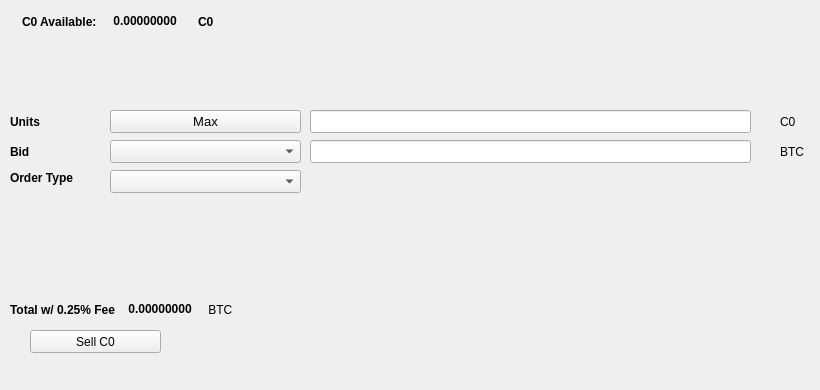
   <widget class="QWidget" name="SellTab">
    <attribute name="title">
     <string>Sell</string>
    </attribute>
    <widget class="QLabel" name="label_16">
     <property name="geometry">
      <rect>
       <x>780</x>
       <y>140</y>
       <width>31</width>
       <height>23</height>
      </rect>
     </property>
     <property name="text">
      <string>BTC</string>
     </property>
    </widget>
    <widget class="QComboBox" name="SellBidcomboBox">
     <property name="geometry">
      <rect>
       <x>110</x>
       <y>140</y>
       <width>191</width>
       <height>23</height>
      </rect>
     </property>
     <property name="font">
      <font>
       <pointsize>10</pointsize>
      </font>
     </property>
    </widget>
    <widget class="QLabel" name="label_18">
     <property name="geometry">
      <rect>
       <x>10</x>
       <y>110</y>
       <width>46</width>
       <height>23</height>
      </rect>
     </property>
     <property name="font">
      <font>
       <weight>75</weight>
       <bold>true</bold>
      </font>
     </property>
     <property name="text">
      <string>Units</string>
     </property>
    </widget>
    <widget class="QPushButton" name="Sell_Max_Amount">
     <property name="geometry">
      <rect>
       <x>110</x>
       <y>110</y>
       <width>191</width>
       <height>23</height>
      </rect>
     </property>
     <property name="font">
      <font>
       <pointsize>10</pointsize>
      </font>
     </property>
     <property name="text">
      <string>Max</string>
     </property>
    </widget>
    <widget class="QLabel" name="label_20">
     <property name="geometry">
      <rect>
       <x>10</x>
       <y>170</y>
       <width>91</width>
       <height>16</height>
      </rect>
     </property>
     <property name="font">
      <font>
       <weight>75</weight>
       <bold>true</bold>
      </font>
     </property>
     <property name="text">
      <string>Order Type</string>
     </property>
    </widget>
    <widget class="QComboBox" name="SellOrdertypeCombo">
     <property name="geometry">
      <rect>
       <x>110</x>
       <y>170</y>
       <width>191</width>
       <height>23</height>
      </rect>
     </property>
     <property name="font">
      <font>
       <pointsize>10</pointsize>
      </font>
     </property>
    </widget>
    <widget class="QLabel" name="label_21">
     <property name="geometry">
      <rect>
       <x>10</x>
       <y>140</y>
       <width>46</width>
       <height>23</height>
      </rect>
     </property>
     <property name="font">
      <font>
       <weight>75</weight>
       <bold>true</bold>
      </font>
     </property>
     <property name="text">
      <string>Bid</string>
     </property>
    </widget>
    <widget class="QLabel" name="label_22">
     <property name="geometry">
      <rect>
       <x>780</x>
       <y>110</y>
       <width>31</width>
       <height>23</height>
      </rect>
     </property>
     <property name="text">
      <string>C0</string>
     </property>
    </widget>
    <widget class="QLineEdit" name="UnitsInputC0">
     <property name="geometry">
      <rect>
       <x>310</x>
       <y>110</y>
       <width>441</width>
       <height>23</height>
      </rect>
     </property>
     <property name="font">
      <font>
       <pointsize>9</pointsize>
       <weight>75</weight>
       <bold>true</bold>
      </font>
     </property>
    </widget>
    <widget class="QLineEdit" name="SellBidPriceEdit">
     <property name="geometry">
      <rect>
       <x>310</x>
       <y>140</y>
       <width>441</width>
       <height>23</height>
      </rect>
     </property>
     <property name="font">
      <font>
       <pointsize>9</pointsize>
       <weight>75</weight>
       <bold>true</bold>
      </font>
     </property>
    </widget>
    <widget class="QPushButton" name="SellC0BTN">
     <property name="geometry">
      <rect>
       <x>30</x>
       <y>330</y>
       <width>131</width>
       <height>23</height>
      </rect>
     </property>
     <property name="text">
      <string>Sell C0</string>
     </property>
     <property name="icon">
      <iconset resource="../carbonzero">
       <normaloff>:/icons/bitcoin</normaloff>:/icons/bitcoin</iconset>
     </property>
    </widget>
    <widget class="QWidget" name="layoutWidget3">
     <property name="geometry">
      <rect>
       <x>22</x>
       <y>12</y>
       <width>258</width>
       <height>19</height>
      </rect>
     </property>
     <layout class="QHBoxLayout" name="horizontalLayout">
      <item>
       <widget class="QLabel" name="label232_2">
        <property name="font">
         <font>
          <weight>75</weight>
          <bold>true</bold>
         </font>
        </property>
        <property name="text">
         <string>C0 Available:</string>
        </property>
       </widget>
      </item>
      <item>
       <widget class="QLabel" name="C0AvailableLabel">
        <property name="palette">
         <palette>
          <active>
           <colorrole role="WindowText">
            <brush brushstyle="SolidPattern">
             <color alpha="255">
              <red>0</red>
              <green>0</green>
              <blue>0</blue>
             </color>
            </brush>
           </colorrole>
           <colorrole role="Button">
            <brush brushstyle="SolidPattern">
             <color alpha="255">
              <red>0</red>
              <green>170</green>
              <blue>0</blue>
             </color>
            </brush>
           </colorrole>
           <colorrole role="Light">
            <brush brushstyle="SolidPattern">
             <color alpha="255">
              <red>0</red>
              <green>255</green>
              <blue>0</blue>
             </color>
            </brush>
           </colorrole>
           <colorrole role="Midlight">
            <brush brushstyle="SolidPattern">
             <color alpha="255">
              <red>0</red>
              <green>212</green>
              <blue>0</blue>
             </color>
            </brush>
           </colorrole>
           <colorrole role="Dark">
            <brush brushstyle="SolidPattern">
             <color alpha="255">
              <red>0</red>
              <green>85</green>
              <blue>0</blue>
             </color>
            </brush>
           </colorrole>
           <colorrole role="Mid">
            <brush brushstyle="SolidPattern">
             <color alpha="255">
              <red>0</red>
              <green>113</green>
              <blue>0</blue>
             </color>
            </brush>
           </colorrole>
           <colorrole role="Text">
            <brush brushstyle="SolidPattern">
             <color alpha="255">
              <red>0</red>
              <green>170</green>
              <blue>0</blue>
             </color>
            </brush>
           </colorrole>
           <colorrole role="BrightText">
            <brush brushstyle="SolidPattern">
             <color alpha="255">
              <red>255</red>
              <green>255</green>
              <blue>255</blue>
             </color>
            </brush>
           </colorrole>
           <colorrole role="ButtonText">
            <brush brushstyle="SolidPattern">
             <color alpha="255">
              <red>0</red>
              <green>0</green>
              <blue>0</blue>
             </color>
            </brush>
           </colorrole>
           <colorrole role="Base">
            <brush brushstyle="SolidPattern">
             <color alpha="255">
              <red>255</red>
              <green>255</green>
              <blue>255</blue>
             </color>
            </brush>
           </colorrole>
           <colorrole role="Window">
            <brush brushstyle="SolidPattern">
             <color alpha="255">
              <red>0</red>
              <green>170</green>
              <blue>0</blue>
             </color>
            </brush>
           </colorrole>
           <colorrole role="Shadow">
            <brush brushstyle="SolidPattern">
             <color alpha="255">
              <red>0</red>
              <green>0</green>
              <blue>0</blue>
             </color>
            </brush>
           </colorrole>
           <colorrole role="AlternateBase">
            <brush brushstyle="SolidPattern">
             <color alpha="255">
              <red>127</red>
              <green>212</green>
              <blue>127</blue>
             </color>
            </brush>
           </colorrole>
           <colorrole role="ToolTipBase">
            <brush brushstyle="SolidPattern">
             <color alpha="255">
              <red>255</red>
              <green>255</green>
              <blue>220</blue>
             </color>
            </brush>
           </colorrole>
           <colorrole role="ToolTipText">
            <brush brushstyle="SolidPattern">
             <color alpha="255">
              <red>0</red>
              <green>0</green>
              <blue>0</blue>
             </color>
            </brush>
           </colorrole>
          </active>
          <inactive>
           <colorrole role="WindowText">
            <brush brushstyle="SolidPattern">
             <color alpha="255">
              <red>0</red>
              <green>0</green>
              <blue>0</blue>
             </color>
            </brush>
           </colorrole>
           <colorrole role="Button">
            <brush brushstyle="SolidPattern">
             <color alpha="255">
              <red>0</red>
              <green>170</green>
              <blue>0</blue>
             </color>
            </brush>
           </colorrole>
           <colorrole role="Light">
            <brush brushstyle="SolidPattern">
             <color alpha="255">
              <red>0</red>
              <green>255</green>
              <blue>0</blue>
             </color>
            </brush>
           </colorrole>
           <colorrole role="Midlight">
            <brush brushstyle="SolidPattern">
             <color alpha="255">
              <red>0</red>
              <green>212</green>
              <blue>0</blue>
             </color>
            </brush>
           </colorrole>
           <colorrole role="Dark">
            <brush brushstyle="SolidPattern">
             <color alpha="255">
              <red>0</red>
              <green>85</green>
              <blue>0</blue>
             </color>
            </brush>
           </colorrole>
           <colorrole role="Mid">
            <brush brushstyle="SolidPattern">
             <color alpha="255">
              <red>0</red>
              <green>113</green>
              <blue>0</blue>
             </color>
            </brush>
           </colorrole>
           <colorrole role="Text">
            <brush brushstyle="SolidPattern">
             <color alpha="255">
              <red>0</red>
              <green>170</green>
              <blue>0</blue>
             </color>
            </brush>
           </colorrole>
           <colorrole role="BrightText">
            <brush brushstyle="SolidPattern">
             <color alpha="255">
              <red>255</red>
              <green>255</green>
              <blue>255</blue>
             </color>
            </brush>
           </colorrole>
           <colorrole role="ButtonText">
            <brush brushstyle="SolidPattern">
             <color alpha="255">
              <red>0</red>
              <green>0</green>
              <blue>0</blue>
             </color>
            </brush>
           </colorrole>
           <colorrole role="Base">
            <brush brushstyle="SolidPattern">
             <color alpha="255">
              <red>255</red>
              <green>255</green>
              <blue>255</blue>
             </color>
            </brush>
           </colorrole>
           <colorrole role="Window">
            <brush brushstyle="SolidPattern">
             <color alpha="255">
              <red>0</red>
              <green>170</green>
              <blue>0</blue>
             </color>
            </brush>
           </colorrole>
           <colorrole role="Shadow">
            <brush brushstyle="SolidPattern">
             <color alpha="255">
              <red>0</red>
              <green>0</green>
              <blue>0</blue>
             </color>
            </brush>
           </colorrole>
           <colorrole role="AlternateBase">
            <brush brushstyle="SolidPattern">
             <color alpha="255">
              <red>127</red>
              <green>212</green>
              <blue>127</blue>
             </color>
            </brush>
           </colorrole>
           <colorrole role="ToolTipBase">
            <brush brushstyle="SolidPattern">
             <color alpha="255">
              <red>255</red>
              <green>255</green>
              <blue>220</blue>
             </color>
            </brush>
           </colorrole>
           <colorrole role="ToolTipText">
            <brush brushstyle="SolidPattern">
             <color alpha="255">
              <red>0</red>
              <green>0</green>
              <blue>0</blue>
             </color>
            </brush>
           </colorrole>
          </inactive>
          <disabled>
           <colorrole role="WindowText">
            <brush brushstyle="SolidPattern">
             <color alpha="255">
              <red>0</red>
              <green>85</green>
              <blue>0</blue>
             </color>
            </brush>
           </colorrole>
           <colorrole role="Button">
            <brush brushstyle="SolidPattern">
             <color alpha="255">
              <red>0</red>
              <green>170</green>
              <blue>0</blue>
             </color>
            </brush>
           </colorrole>
           <colorrole role="Light">
            <brush brushstyle="SolidPattern">
             <color alpha="255">
              <red>0</red>
              <green>255</green>
              <blue>0</blue>
             </color>
            </brush>
           </colorrole>
           <colorrole role="Midlight">
            <brush brushstyle="SolidPattern">
             <color alpha="255">
              <red>0</red>
              <green>212</green>
              <blue>0</blue>
             </color>
            </brush>
           </colorrole>
           <colorrole role="Dark">
            <brush brushstyle="SolidPattern">
             <color alpha="255">
              <red>0</red>
              <green>85</green>
              <blue>0</blue>
             </color>
            </brush>
           </colorrole>
           <colorrole role="Mid">
            <brush brushstyle="SolidPattern">
             <color alpha="255">
              <red>0</red>
              <green>113</green>
              <blue>0</blue>
             </color>
            </brush>
           </colorrole>
           <colorrole role="Text">
            <brush brushstyle="SolidPattern">
             <color alpha="255">
              <red>0</red>
              <green>85</green>
              <blue>0</blue>
             </color>
            </brush>
           </colorrole>
           <colorrole role="BrightText">
            <brush brushstyle="SolidPattern">
             <color alpha="255">
              <red>255</red>
              <green>255</green>
              <blue>255</blue>
             </color>
            </brush>
           </colorrole>
           <colorrole role="ButtonText">
            <brush brushstyle="SolidPattern">
             <color alpha="255">
              <red>0</red>
              <green>85</green>
              <blue>0</blue>
             </color>
            </brush>
           </colorrole>
           <colorrole role="Base">
            <brush brushstyle="SolidPattern">
             <color alpha="255">
              <red>0</red>
              <green>170</green>
              <blue>0</blue>
             </color>
            </brush>
           </colorrole>
           <colorrole role="Window">
            <brush brushstyle="SolidPattern">
             <color alpha="255">
              <red>0</red>
              <green>170</green>
              <blue>0</blue>
             </color>
            </brush>
           </colorrole>
           <colorrole role="Shadow">
            <brush brushstyle="SolidPattern">
             <color alpha="255">
              <red>0</red>
              <green>0</green>
              <blue>0</blue>
             </color>
            </brush>
           </colorrole>
           <colorrole role="AlternateBase">
            <brush brushstyle="SolidPattern">
             <color alpha="255">
              <red>0</red>
              <green>170</green>
              <blue>0</blue>
             </color>
            </brush>
           </colorrole>
           <colorrole role="ToolTipBase">
            <brush brushstyle="SolidPattern">
             <color alpha="255">
              <red>255</red>
              <green>255</green>
              <blue>220</blue>
             </color>
            </brush>
           </colorrole>
           <colorrole role="ToolTipText">
            <brush brushstyle="SolidPattern">
             <color alpha="255">
              <red>0</red>
              <green>0</green>
              <blue>0</blue>
             </color>
            </brush>
           </colorrole>
          </disabled>
         </palette>
        </property>
        <property name="font">
         <font>
          <weight>75</weight>
          <bold>true</bold>
         </font>
        </property>
        <property name="text">
         <string> 0.00000000 </string>
        </property>
        <property name="textInteractionFlags">
         <set>Qt::LinksAccessibleByMouse|Qt::TextSelectableByKeyboard|Qt::TextSelectableByMouse</set>
        </property>
       </widget>
      </item>
      <item>
       <widget class="QLabel" name="labelC0">
        <property name="font">
         <font>
          <weight>75</weight>
          <bold>true</bold>
         </font>
        </property>
        <property name="text">
         <string>C0</string>
        </property>
       </widget>
      </item>
     </layout>
    </widget>
    <widget class="QWidget" name="layoutWidget">
     <property name="geometry">
      <rect>
       <x>10</x>
       <y>300</y>
       <width>268</width>
       <height>19</height>
      </rect>
     </property>
     <layout class="QHBoxLayout" name="horizontalLayout_2">
      <item>
       <widget class="QLabel" name="label_19">
        <property name="font">
         <font>
          <weight>75</weight>
          <bold>true</bold>
         </font>
        </property>
        <property name="text">
         <string>Total w/ 0.25% Fee </string>
        </property>
       </widget>
      </item>
      <item>
       <widget class="QLabel" name="SellCostLabel">
        <property name="palette">
         <palette>
          <active>
           <colorrole role="WindowText">
            <brush brushstyle="SolidPattern">
             <color alpha="255">
              <red>0</red>
              <green>0</green>
              <blue>0</blue>
             </color>
            </brush>
           </colorrole>
           <colorrole role="Button">
            <brush brushstyle="SolidPattern">
             <color alpha="255">
              <red>0</red>
              <green>170</green>
              <blue>0</blue>
             </color>
            </brush>
           </colorrole>
           <colorrole role="Light">
            <brush brushstyle="SolidPattern">
             <color alpha="255">
              <red>0</red>
              <green>255</green>
              <blue>0</blue>
             </color>
            </brush>
           </colorrole>
           <colorrole role="Midlight">
            <brush brushstyle="SolidPattern">
             <color alpha="255">
              <red>0</red>
              <green>212</green>
              <blue>0</blue>
             </color>
            </brush>
           </colorrole>
           <colorrole role="Dark">
            <brush brushstyle="SolidPattern">
             <color alpha="255">
              <red>0</red>
              <green>85</green>
              <blue>0</blue>
             </color>
            </brush>
           </colorrole>
           <colorrole role="Mid">
            <brush brushstyle="SolidPattern">
             <color alpha="255">
              <red>0</red>
              <green>113</green>
              <blue>0</blue>
             </color>
            </brush>
           </colorrole>
           <colorrole role="Text">
            <brush brushstyle="SolidPattern">
             <color alpha="255">
              <red>0</red>
              <green>170</green>
              <blue>0</blue>
             </color>
            </brush>
           </colorrole>
           <colorrole role="BrightText">
            <brush brushstyle="SolidPattern">
             <color alpha="255">
              <red>255</red>
              <green>255</green>
              <blue>255</blue>
             </color>
            </brush>
           </colorrole>
           <colorrole role="ButtonText">
            <brush brushstyle="SolidPattern">
             <color alpha="255">
              <red>0</red>
              <green>0</green>
              <blue>0</blue>
             </color>
            </brush>
           </colorrole>
           <colorrole role="Base">
            <brush brushstyle="SolidPattern">
             <color alpha="255">
              <red>255</red>
              <green>255</green>
              <blue>255</blue>
             </color>
            </brush>
           </colorrole>
           <colorrole role="Window">
            <brush brushstyle="SolidPattern">
             <color alpha="255">
              <red>0</red>
              <green>170</green>
              <blue>0</blue>
             </color>
            </brush>
           </colorrole>
           <colorrole role="Shadow">
            <brush brushstyle="SolidPattern">
             <color alpha="255">
              <red>0</red>
              <green>0</green>
              <blue>0</blue>
             </color>
            </brush>
           </colorrole>
           <colorrole role="AlternateBase">
            <brush brushstyle="SolidPattern">
             <color alpha="255">
              <red>127</red>
              <green>212</green>
              <blue>127</blue>
             </color>
            </brush>
           </colorrole>
           <colorrole role="ToolTipBase">
            <brush brushstyle="SolidPattern">
             <color alpha="255">
              <red>255</red>
              <green>255</green>
              <blue>220</blue>
             </color>
            </brush>
           </colorrole>
           <colorrole role="ToolTipText">
            <brush brushstyle="SolidPattern">
             <color alpha="255">
              <red>0</red>
              <green>0</green>
              <blue>0</blue>
             </color>
            </brush>
           </colorrole>
          </active>
          <inactive>
           <colorrole role="WindowText">
            <brush brushstyle="SolidPattern">
             <color alpha="255">
              <red>0</red>
              <green>0</green>
              <blue>0</blue>
             </color>
            </brush>
           </colorrole>
           <colorrole role="Button">
            <brush brushstyle="SolidPattern">
             <color alpha="255">
              <red>0</red>
              <green>170</green>
              <blue>0</blue>
             </color>
            </brush>
           </colorrole>
           <colorrole role="Light">
            <brush brushstyle="SolidPattern">
             <color alpha="255">
              <red>0</red>
              <green>255</green>
              <blue>0</blue>
             </color>
            </brush>
           </colorrole>
           <colorrole role="Midlight">
            <brush brushstyle="SolidPattern">
             <color alpha="255">
              <red>0</red>
              <green>212</green>
              <blue>0</blue>
             </color>
            </brush>
           </colorrole>
           <colorrole role="Dark">
            <brush brushstyle="SolidPattern">
             <color alpha="255">
              <red>0</red>
              <green>85</green>
              <blue>0</blue>
             </color>
            </brush>
           </colorrole>
           <colorrole role="Mid">
            <brush brushstyle="SolidPattern">
             <color alpha="255">
              <red>0</red>
              <green>113</green>
              <blue>0</blue>
             </color>
            </brush>
           </colorrole>
           <colorrole role="Text">
            <brush brushstyle="SolidPattern">
             <color alpha="255">
              <red>0</red>
              <green>170</green>
              <blue>0</blue>
             </color>
            </brush>
           </colorrole>
           <colorrole role="BrightText">
            <brush brushstyle="SolidPattern">
             <color alpha="255">
              <red>255</red>
              <green>255</green>
              <blue>255</blue>
             </color>
            </brush>
           </colorrole>
           <colorrole role="ButtonText">
            <brush brushstyle="SolidPattern">
             <color alpha="255">
              <red>0</red>
              <green>0</green>
              <blue>0</blue>
             </color>
            </brush>
           </colorrole>
           <colorrole role="Base">
            <brush brushstyle="SolidPattern">
             <color alpha="255">
              <red>255</red>
              <green>255</green>
              <blue>255</blue>
             </color>
            </brush>
           </colorrole>
           <colorrole role="Window">
            <brush brushstyle="SolidPattern">
             <color alpha="255">
              <red>0</red>
              <green>170</green>
              <blue>0</blue>
             </color>
            </brush>
           </colorrole>
           <colorrole role="Shadow">
            <brush brushstyle="SolidPattern">
             <color alpha="255">
              <red>0</red>
              <green>0</green>
              <blue>0</blue>
             </color>
            </brush>
           </colorrole>
           <colorrole role="AlternateBase">
            <brush brushstyle="SolidPattern">
             <color alpha="255">
              <red>127</red>
              <green>212</green>
              <blue>127</blue>
             </color>
            </brush>
           </colorrole>
           <colorrole role="ToolTipBase">
            <brush brushstyle="SolidPattern">
             <color alpha="255">
              <red>255</red>
              <green>255</green>
              <blue>220</blue>
             </color>
            </brush>
           </colorrole>
           <colorrole role="ToolTipText">
            <brush brushstyle="SolidPattern">
             <color alpha="255">
              <red>0</red>
              <green>0</green>
              <blue>0</blue>
             </color>
            </brush>
           </colorrole>
          </inactive>
          <disabled>
           <colorrole role="WindowText">
            <brush brushstyle="SolidPattern">
             <color alpha="255">
              <red>0</red>
              <green>85</green>
              <blue>0</blue>
             </color>
            </brush>
           </colorrole>
           <colorrole role="Button">
            <brush brushstyle="SolidPattern">
             <color alpha="255">
              <red>0</red>
              <green>170</green>
              <blue>0</blue>
             </color>
            </brush>
           </colorrole>
           <colorrole role="Light">
            <brush brushstyle="SolidPattern">
             <color alpha="255">
              <red>0</red>
              <green>255</green>
              <blue>0</blue>
             </color>
            </brush>
           </colorrole>
           <colorrole role="Midlight">
            <brush brushstyle="SolidPattern">
             <color alpha="255">
              <red>0</red>
              <green>212</green>
              <blue>0</blue>
             </color>
            </brush>
           </colorrole>
           <colorrole role="Dark">
            <brush brushstyle="SolidPattern">
             <color alpha="255">
              <red>0</red>
              <green>85</green>
              <blue>0</blue>
             </color>
            </brush>
           </colorrole>
           <colorrole role="Mid">
            <brush brushstyle="SolidPattern">
             <color alpha="255">
              <red>0</red>
              <green>113</green>
              <blue>0</blue>
             </color>
            </brush>
           </colorrole>
           <colorrole role="Text">
            <brush brushstyle="SolidPattern">
             <color alpha="255">
              <red>0</red>
              <green>85</green>
              <blue>0</blue>
             </color>
            </brush>
           </colorrole>
           <colorrole role="BrightText">
            <brush brushstyle="SolidPattern">
             <color alpha="255">
              <red>255</red>
              <green>255</green>
              <blue>255</blue>
             </color>
            </brush>
           </colorrole>
           <colorrole role="ButtonText">
            <brush brushstyle="SolidPattern">
             <color alpha="255">
              <red>0</red>
              <green>85</green>
              <blue>0</blue>
             </color>
            </brush>
           </colorrole>
           <colorrole role="Base">
            <brush brushstyle="SolidPattern">
             <color alpha="255">
              <red>0</red>
              <green>170</green>
              <blue>0</blue>
             </color>
            </brush>
           </colorrole>
           <colorrole role="Window">
            <brush brushstyle="SolidPattern">
             <color alpha="255">
              <red>0</red>
              <green>170</green>
              <blue>0</blue>
             </color>
            </brush>
           </colorrole>
           <colorrole role="Shadow">
            <brush brushstyle="SolidPattern">
             <color alpha="255">
              <red>0</red>
              <green>0</green>
              <blue>0</blue>
             </color>
            </brush>
           </colorrole>
           <colorrole role="AlternateBase">
            <brush brushstyle="SolidPattern">
             <color alpha="255">
              <red>0</red>
              <green>170</green>
              <blue>0</blue>
             </color>
            </brush>
           </colorrole>
           <colorrole role="ToolTipBase">
            <brush brushstyle="SolidPattern">
             <color alpha="255">
              <red>255</red>
              <green>255</green>
              <blue>220</blue>
             </color>
            </brush>
           </colorrole>
           <colorrole role="ToolTipText">
            <brush brushstyle="SolidPattern">
             <color alpha="255">
              <red>0</red>
              <green>0</green>
              <blue>0</blue>
             </color>
            </brush>
           </colorrole>
          </disabled>
         </palette>
        </property>
        <property name="font">
         <font>
          <weight>75</weight>
          <bold>true</bold>
         </font>
        </property>
        <property name="autoFillBackground">
         <bool>false</bool>
        </property>
        <property name="text">
         <string> 0.00000000</string>
        </property>
        <property name="textInteractionFlags">
         <set>Qt::LinksAccessibleByMouse|Qt::TextSelectableByMouse</set>
        </property>
       </widget>
      </item>
      <item>
       <widget class="QLabel" name="label_17">
        <property name="font">
         <font>
          <weight>50</weight>
          <bold>false</bold>
         </font>
        </property>
        <property name="text">
         <string> BTC</string>
        </property>
       </widget>
      </item>
     </layout>
    </widget>
    <widget class="QLabel" name="label_23">
     <property name="geometry">
      <rect>
       <x>460</x>
       <y>300</y>
       <width>281</width>
       <height>81</height>
      </rect>
     </property>
     <property name="text">
      <string/>
     </property>
     <property name="pixmap">
      <pixmap>:/images/bittrex</pixmap>
     </property>
    </widget>
   </widget>
